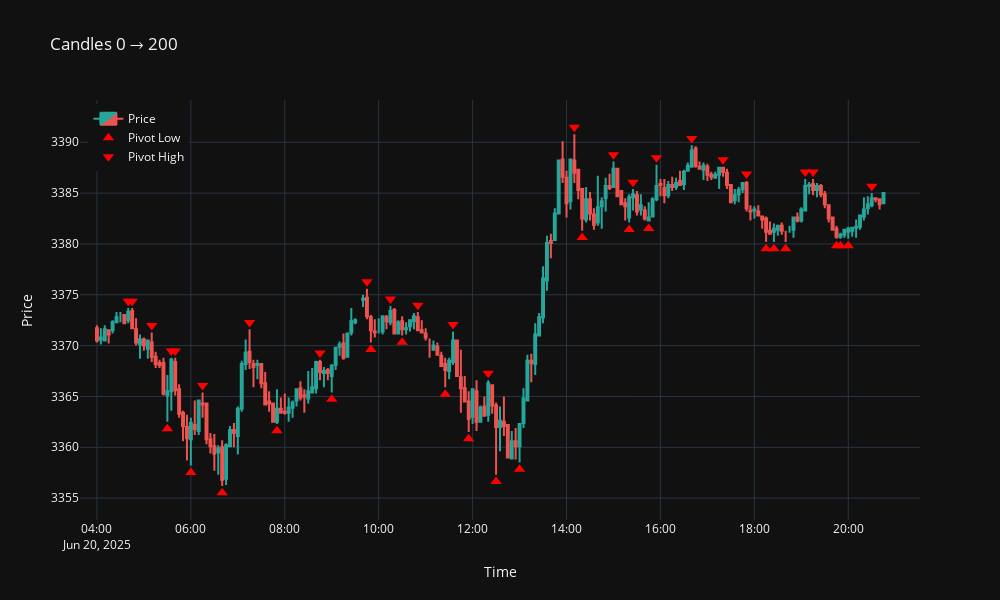

Notebook cell for this chart:
### Code cell
plot_candles_with_pivots(df, 0, 200)

### Figure 1 — Plotly figure (JSON) as saved in the notebook; plotly's stock layout.template omitted (floating-point values rounded to 4 significant figures; data arrays with more than 128 entries replaced by an {"elided": "..."} marker saying what was removed)
{"data": [{"close": {"elided": "201 float values"}, "decreasing": {"fillcolor": "#ef5350", "line": {"color": "#ef5350"}}, "high": {"elided": "201 float values"}, "increasing": {"fillcolor": "#26a69a", "line": {"color": "#26a69a"}}, "low": {"elided": "201 float values"}, "name": "Price", "open": {"elided": "201 float values"}, "type": "candlestick", "x": {"elided": "201 str values"}}, {"marker": {"color": "red", "size": 10, "symbol": "triangle-up"}, "mode": "markers", "name": "Pivot Low", "type": "scatter", "x": ["2025-06-20T05:30:00+00:00", "2025-06-20T06:00:00+00:00", "2025-06-20T06:40:00+00:00", "2025-06-20T07:50:00+00:00", "2025-06-20T09:00:00+00:00", "2025-06-20T09:50:00+00:00", "2025-06-20T10:30:00+00:00", "2025-06-20T11:25:00+00:00", "2025-06-20T11:55:00+00:00", "2025-06-20T12:30:00+00:00", "2025-06-20T13:00:00+00:00", "2025-06-20T14:20:00+00:00", "2025-06-20T15:20:00+00:00", "2025-06-20T15:45:00+00:00", "2025-06-20T18:15:00+00:00", "2025-06-20T18:25:00+00:00", "2025-06-20T18:40:00+00:00", "2025-06-20T19:45:00+00:00", "2025-06-20T19:50:00+00:00", "2025-06-20T20:00:00+00:00"], "y": [3362.0, 3358.0, 3356.0, 3362.0, 3365.0, 3370.0, 3370.0, 3365.0, 3361.0, 3357.0, 3358.0, 3381.0, 3381.0, 3382.0, 3380.0, 3380.0, 3380.0, 3380.0, 3380.0, 3380.0]}, {"marker": {"color": "red", "size": 10, "symbol": "triangle-down"}, "mode": "markers", "name": "Pivot High", "type": "scatter", "x": ["2025-06-20T04:40:00+00:00", "2025-06-20T04:45:00+00:00", "2025-06-20T05:10:00+00:00", "2025-06-20T05:35:00+00:00", "2025-06-20T05:40:00+00:00", "2025-06-20T06:15:00+00:00", "2025-06-20T07:15:00+00:00", "2025-06-20T08:45:00+00:00", "2025-06-20T09:45:00+00:00", "2025-06-20T10:15:00+00:00", "2025-06-20T10:50:00+00:00", "2025-06-20T11:35:00+00:00", "2025-06-20T12:20:00+00:00", "2025-06-20T14:10:00+00:00", "2025-06-20T15:00:00+00:00", "2025-06-20T15:25:00+00:00", "2025-06-20T15:55:00+00:00", "2025-06-20T16:40:00+00:00", "2025-06-20T17:20:00+00:00", "2025-06-20T17:50:00+00:00", "2025-06-20T19:05:00+00:00", "2025-06-20T19:15:00+00:00", "2025-06-20T20:30:00+00:00"], "y": [3374.0, 3374.0, 3372.0, 3369.0, 3369.0, 3366.0, 3372.0, 3369.0, 3376.0, 3375.0, 3374.0, 3372.0, 3367.0, 3391.0, 3389.0, 3386.0, 3388.0, 3390.0, 3388.0, 3387.0, 3387.0, 3387.0, 3386.0]}], "layout": {"height": 600, "legend": {"x": 0.01, "xanchor": "left", "y": 0.99, "yanchor": "top"}, "title": {"text": "Candles 0 → 200"}, "width": 1000, "xaxis": {"rangeslider": {"visible": false}, "title": {"text": "Time"}}, "yaxis": {"title": {"text": "Price"}}}}
